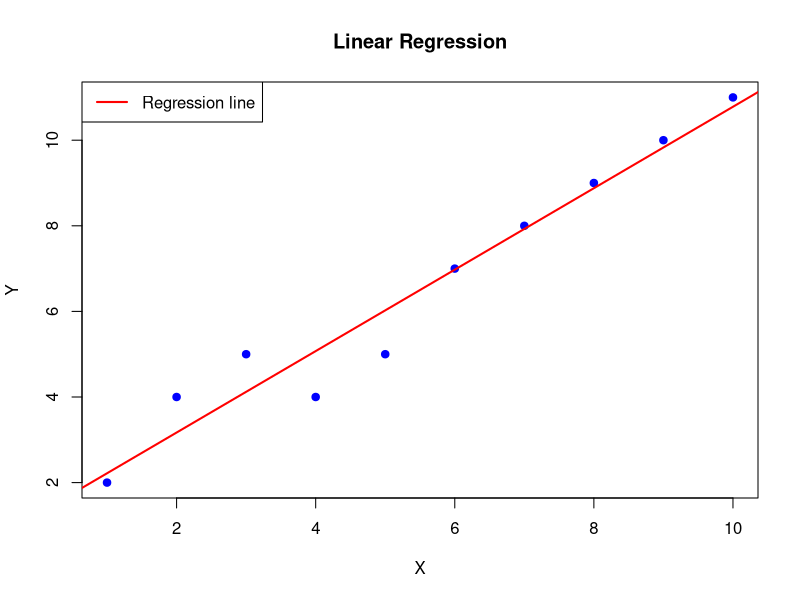

R code for this plot:
# ============================================
# Lesson 7: Statistical Operations
# ============================================

cat("=== STATISTICAL OPERATIONS IN R ===\n\n")

# Sample data
data <- c(23, 45, 67, 34, 56, 78, 45, 67, 89, 43, 56, 78, 90, 45, 67)

# -------------------
# 1. DESCRIPTIVE STATISTICS
# -------------------
cat("=== DESCRIPTIVE STATISTICS ===\n")
cat("Data:", data, "\n\n")

# Measures of central tendency
cat("Mean:", mean(data), "\n")
cat("Median:", median(data), "\n")

# Mode (R doesn't have built-in mode function)
get_mode <- function(x) {
  unique_x <- unique(x)
  unique_x[which.max(tabulate(match(x, unique_x)))]
}
cat("Mode:", get_mode(data), "\n\n")

# Measures of spread
cat("Variance:", var(data), "\n")
cat("Standard Deviation:", sd(data), "\n")
cat("Range:", range(data), "\n")
cat("IQR (Interquartile Range):", IQR(data), "\n\n")

# Quantiles
cat("Quartiles:\n")
print(quantile(data))
cat("\n")

# Summary statistics
cat("Summary:\n")
print(summary(data))
cat("\n")

# -------------------
# 2. DISTRIBUTIONS
# -------------------
cat("=== PROBABILITY DISTRIBUTIONS ===\n")

# Normal distribution
cat("Normal Distribution (mean=100, sd=15):\n")
cat("  Random samples:", rnorm(5, mean=100, sd=15), "\n")
cat("  P(X < 110):", pnorm(110, mean=100, sd=15), "\n")
cat("  95th percentile:", qnorm(0.95, mean=100, sd=15), "\n")
cat("  Density at X=100:", dnorm(100, mean=100, sd=15), "\n\n")

# Binomial distribution
cat("Binomial Distribution (n=10, p=0.5):\n")
cat("  Random samples:", rbinom(5, size=10, prob=0.5), "\n")
cat("  P(X = 5):", dbinom(5, size=10, prob=0.5), "\n\n")

# Uniform distribution
cat("Uniform Distribution (0 to 1):\n")
cat("  Random samples:", runif(5), "\n\n")

# -------------------
# 3. CORRELATION
# -------------------
cat("=== CORRELATION ===\n")

# Create related data
x <- c(1, 2, 3, 4, 5, 6, 7, 8, 9, 10)
y <- c(2, 4, 5, 4, 5, 7, 8, 9, 10, 11)
z <- c(10, 9, 8, 7, 6, 5, 4, 3, 2, 1)

cat("X:", x, "\n")
cat("Y:", y, "\n")
cat("Z:", z, "\n\n")

cat("Correlation between X and Y:", cor(x, y), "\n")
cat("Correlation between X and Z:", cor(x, z), "\n\n")

# Correlation matrix
data_matrix <- data.frame(X = x, Y = y, Z = z)
cat("Correlation matrix:\n")
print(cor(data_matrix))
cat("\n")

# -------------------
# 4. LINEAR REGRESSION
# -------------------
cat("=== LINEAR REGRESSION ===\n")

# Simple linear regression
model <- lm(y ~ x)  # y as function of x

cat("Linear Model: y ~ x\n\n")
print(summary(model))
cat("\n")

# Get coefficients
coeffs <- coef(model)
cat("Intercept:", coeffs[1], "\n")
cat("Slope:", coeffs[2], "\n")
cat("Equation: y =", coeffs[1], "+", coeffs[2], "* x\n\n")

# Make predictions
new_x <- data.frame(x = c(11, 12, 13))
predictions <- predict(model, new_x)
cat("Predictions for x = 11, 12, 13:\n")
print(predictions)
cat("\n")

# Plot with regression line
plot(x, y, 
     main = "Linear Regression",
     xlab = "X", ylab = "Y",
     pch = 19, col = "blue")
abline(model, col = "red", lwd = 2)
legend("topleft", legend = "Regression line", col = "red", lwd = 2)

readline(prompt = "Press [enter] to continue")

# -------------------
# 5. HYPOTHESIS TESTING
# -------------------
cat("=== HYPOTHESIS TESTING ===\n")

# One-sample t-test
sample_data <- c(23, 25, 27, 22, 24, 26, 28, 23, 25, 24)
cat("Sample data:", sample_data, "\n")
cat("Testing if mean differs from 25:\n\n")

t_test_result <- t.test(sample_data, mu = 25)
print(t_test_result)
cat("\n")

# Two-sample t-test
group1 <- c(23, 25, 27, 22, 24, 26, 28, 23, 25, 24)
group2 <- c(30, 32, 31, 33, 29, 31, 30, 32, 31, 30)

cat("Comparing two groups:\n")
cat("Group 1:", group1, "\n")
cat("Group 2:", group2, "\n\n")

two_sample_test <- t.test(group1, group2)
print(two_sample_test)
cat("\n")

# Chi-square test
cat("Chi-square test of independence:\n")
observed <- matrix(c(10, 20, 15, 25), nrow = 2)
cat("Observed frequencies:\n")
print(observed)
cat("\n")

chi_test <- chisq.test(observed)
print(chi_test)
cat("\n")

# -------------------
# 6. SAMPLING
# -------------------
cat("=== SAMPLING ===\n")

population <- 1:100

# Random sample
cat("Random sample of 10:\n")
random_sample <- sample(population, 10)
print(random_sample)
cat("\n")

# Sample with replacement
cat("Sample with replacement:\n")
sample_replace <- sample(population, 10, replace = TRUE)
print(sample_replace)
cat("\n")

# Set seed for reproducibility
set.seed(42)
cat("Random sample with seed=42:\n")
print(sample(population, 5))

set.seed(42)
cat("Same seed gives same result:\n")
print(sample(population, 5))
cat("\n")

cat("✓ Lesson 7 complete!\n")
cat("\nYou've learned the basics of statistical operations in R!\n")
cat("Next steps: Explore packages like 'dplyr' for data manipulation\n")
cat("and 'ggplot2' for advanced visualization.\n")
